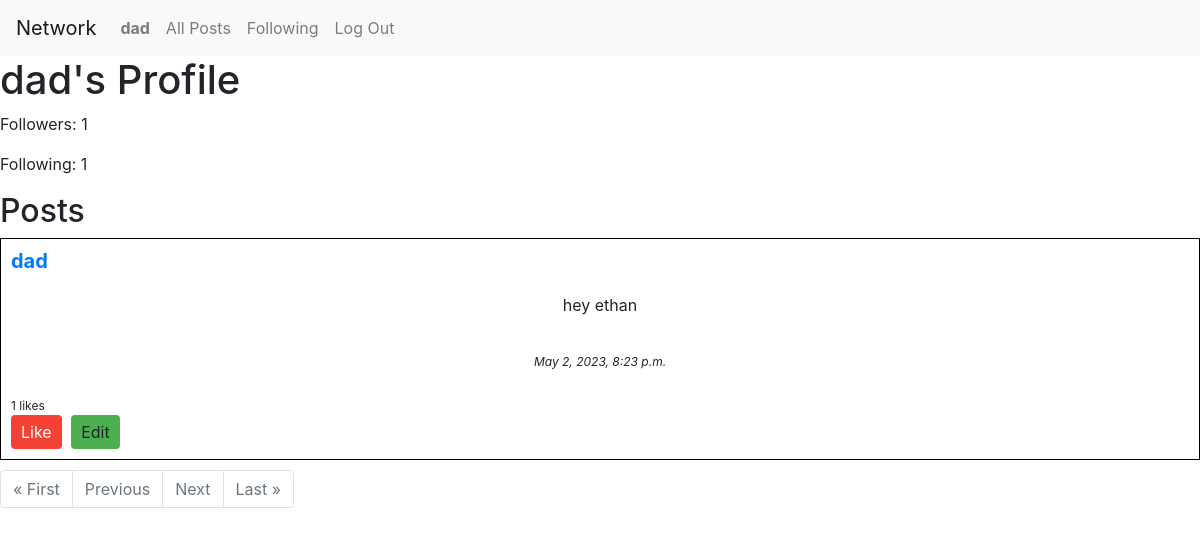
/profile/dad/ (signed in), run on an earlier commit of the app's database.
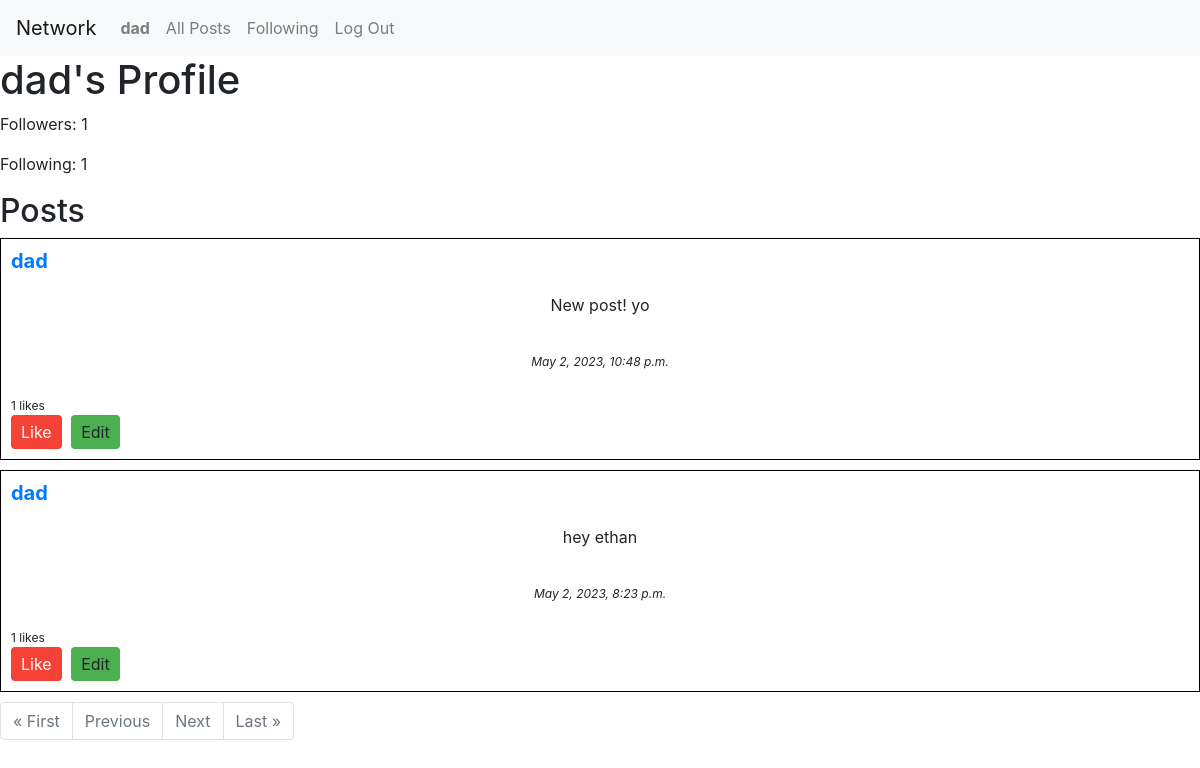
And on a later commit of the database.
### network/models.py (models this page shows, shortened)
class Post(models.Model):
    user = models.ForeignKey(User, on_delete=models.CASCADE)
    content = models.TextField()
    timestamp = models.DateTimeField(auto_now_add=True)
    likes = models.ManyToManyField(
        User, related_name='liked_posts', blank=True)

class User(AbstractUser):
    def save(self, *args, **kwargs):
        if not self.pk:
            super(User, self).save(*args, **kwargs)
            profile = Profile(user=self)  # Create a new Profile object
            profile.save()  # Save the Profile object
        else:
            super(User, self).save(*args, **kwargs)  # Save the user object

### network/views.py (the view)
# urls.py: path('profile/<str:username>/', views.profile, name='profile'),
def profile(request, username):
    user_profile = get_object_or_404(User, username=username)
    profile = user_profile.profile
    user_posts = Post.objects.filter(user=user_profile).order_by('-timestamp')
    paginator = Paginator(user_posts, 10)
    page = request.GET.get('page')
    posts = paginator.get_page(page)
    return render(request, 'network/profile.html', {'profile': profile, 'posts': posts})

### network/templates/network/profile.html (shortened to what this page needs)
{% extends "network/layout.html" %} {% block body %}
<h1>{{ profile.user.username }}'s Profile</h1>
<p>Followers: {{ profile.followers.count }}</p>
<p>Following: {{ profile.following.count }}</p>
<h2>Posts</h2>
<div id="posts-container">
  {% for post in posts %} {% include 'network/post.html' %} {% endfor %}
</div>
<nav aria-label="Page navigation">
  <ul class="pagination">
    {% if posts.has_previous %}
    <li class="page-item">
      <a class="page-link" href="?page=1">&laquo; First</a>
    </li>
    <li class="page-item">
      <a class="page-link" href="?page={{ posts.previous_page_number }}">Previous</a>
    </li>
    {% else %}
    <li class="page-item disabled">
      <a class="page-link" href="#">&laquo; First</a>
    </li>
    <li class="page-item disabled">
      <a class="page-link" href="#">Previous</a>
    </li>
    {% endif %} {% if posts.has_next %}
    <li class="page-item">
      <a class="page-link" href="?page={{ posts.next_page_number }}">Next</a>
    </li>
    <li class="page-item">
      <a class="page-link" href="?page={{ posts.paginator.num_pages }}">Last &raquo;</a>
    </li>
    {% else %}
    <li class="page-item disabled">
      <a class="page-link" href="#">Next</a>
    </li>
    <li class="page-item disabled">
      <a class="page-link" href="#">Last &raquo;</a>
    </li>
    {% endif %}
  </ul>
</nav>
{% endblock %}

### network/templates/network/post.html (shortened to what this page needs)
<div class="post" data-post-id="{{ post.id }}">
  <h3><a href="{% url 'profile' post.user.username %}">{{ post.user.username }}</a></h3>
  <p id="post-content">{{ post.content }}</p>
  <p class="post-date">{{ post.timestamp|date:"F j, Y, P" }}</p>
  <div class="post-likes"><span class="like-count">{{ post.likes.count }}</span> likes</div>
  <button class="btn btn-primary like-btn" data-post-id="{{ post.id }}">Like</button>
  {% if request.user == post.user %}
  <a class="btn btn-primary edit-btn">Edit</a>
  {% endif %}
</div>

What changed in the data, as far as the page shows it:
added Post: user.username "dad", content "New post! yo", timestamp "May 2, 2023, 10:48 p.m.", likes.count "1", shows "Edit"
